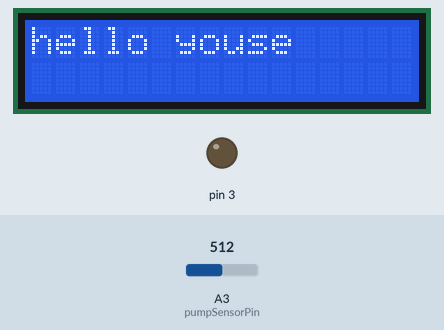
The sketch below on a simulated Arduino Uno, built with avr-gcc and run on an emulated ATmega328P. Shown: 16×2 character LCD, output pins drawn as LEDs (lit = HIGH). Inputs (shaded band) come from the test bench; at power-on: A3 (pumpSensorPin) = 512. What the sketch prints to the serial monitor is not drawn.

Above: at 5.1 s.
At 13.2 s:
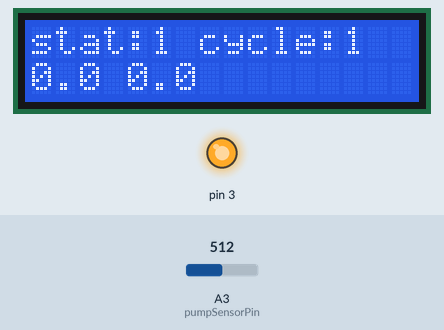
13.3 s: A3 (pumpSensorPin) set to 308
18.5 s: A3 (pumpSensorPin) set to 288
At 23.2 s:
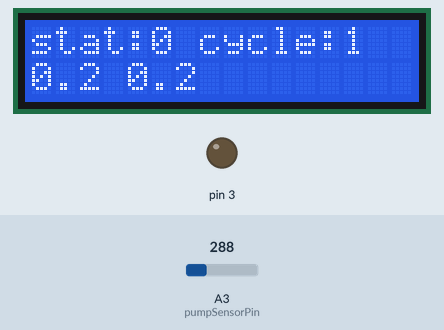
23.5 s: A3 (pumpSensorPin) set to 306
At 28.5 s:
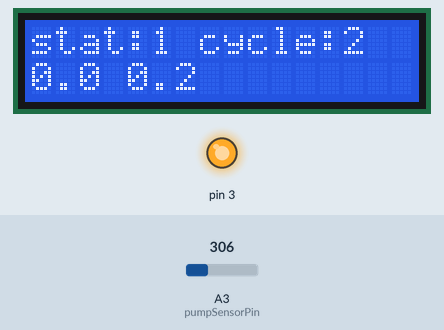
Timing chart, 0 to 30.0 s (numbered marks = the images above; inputs shaded):
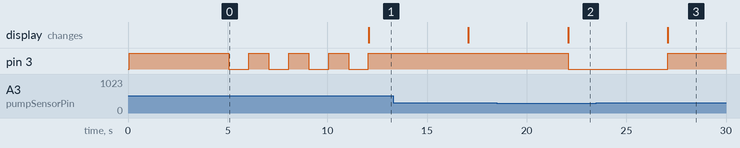

Measured:
- the behaviour switches between 300 and 299 on A3 (pumpSensorPin) (found by bisection; images 1 and 2)
- after the input at 18.5 s, pin 3: HIGH → LOW after 3.6 s; the display: changes after 3.6 s (image 2)
- after the input at 23.5 s, pin 3: LOW → HIGH after 3.6 s; the display: changes after 3.6 s (image 3)
- by itself, pin 3: alternates HIGH for 1.0 s and LOW for 1.0 s

The sketch:

ukiah_monitor_serial.ino
```cpp
#include <LiquidCrystal.h>
#define PUMP_PORT A3
#define PUMP_THRESHOLD 300 // Pump is ON if sensor exceeds this value
#define PUMP_POLL_DELAY 5 // Seconds to wait before checking pump sensor

//#if USE_I2C_DISPLAY
//LiquidCrystal_I2C lcd(0x27,16,2); // set the LCD address to 0x3F for a 16x2 display
//#else
//#if USE_RAW_LED
// The board wiring is as follows:
//
// 1 Ground
// 2 +5v (power for logic)
// 3 Middle connector of 10K variable resistor (for backlight)
// 4 RS to Arduino D7
// 5 RW Ground
// 6 E (en) to Arduino D8
// 7 D0 not used
// 8 D1 not used
// 9 D2 not used
// 10 D3 not used
// 11 D4 Arduino D9
// 12 D5 Arduino D4
// 13 D6 Arduino D5
// 14 D7 Arduino D6
// 15 A +5v (power for backlight)
// 16 K Ground
//
// Note that we can use any available digital pins provided they are wired accordingly.
//
// Here's a good explanation of the LCD setup:
//   http://www.instructables.com/id/Connect-A-16x2-LCD-Display-To-An-Arduino/
//

const int rs = 7, en = 8, d4 = 9, d5 = 4, d6 = 5, d7 = 6;
LiquidCrystal lcd(rs, en, d4, d5, d6, d7);
//#endif
//#endif

class LED
{
  public:
    LED(int pin);
    void turnOn(void);
    void turnOff(void);
    void blink(int count);
    void blink();
  private:
    int sensorPin;
};

LED::LED(int pin):sensorPin(pin)
{
  pinMode(sensorPin,1);
}

void
LED::turnOn(void)
{
  digitalWrite(sensorPin, HIGH);
}

void
LED::turnOff(void)
{
  digitalWrite(sensorPin, LOW);
}

void
LED::blink(int count)
{
  int i;
  for(i = 1; i <= count; i++) {
    turnOn();
    delay(1000);
    turnOff();
    delay(1000);
  }
}

void
LED::blink(void)
{
  blink(sensorPin);
}

int pumpSensorPin = PUMP_PORT;
int pump_status = 0; // Is the pump on?
//int pump_cycles = 0; // on/off cycle count

//LED boardLED(13);
LED greenLED(3);

void
updateLcd(
  int pump_status,
  int pump_cycles,
  double pump_time,
  double cum_pump_time
)
{
    lcd.home();
    lcd.print("stat:");
    lcd.print(pump_status);
    lcd.print(" cycle:");
    lcd.print(pump_cycles);
    lcd.setCursor(0,1);
    lcd.print(pump_time/60.0,1);
    lcd.print(" ");
    lcd.print(cum_pump_time/60.0,1);

}

void setup() {
  int i;
  lcd.begin(16,2);
  lcd.print("hello youse");

  Serial.begin(9600); // Start in case of errors
  greenLED.turnOn();
  while (!Serial) ; // wait
  delay(5000);
  greenLED.turnOff();
  delay(1000);
  greenLED.blink();
}


void loop()
{
    static int call_count = 0;
    static int last_pump_status = 0; // pump off
    static int pump_cycles = 0;
    int current_pump_status; // indicates on/off status of pump
    static double cumulative_pump_time = 0.0; // Total pump time since start
    static double pump_timer = 0.0; // Set timer to zero. Should timer be a class?

    int sensorValue = analogRead(pumpSensorPin);

    if(sensorValue < PUMP_THRESHOLD) {
      current_pump_status = 0;
    } else {
      current_pump_status = 1;
    }

    if (current_pump_status != last_pump_status) {
      last_pump_status = current_pump_status;
      if(current_pump_status) {
          // Pump is on, start the timer.
        pump_timer = 0.0;
        greenLED.turnOn();
      } else { // Pump just turned off. Report it.
        cumulative_pump_time += pump_timer;
        pump_cycles++;
        greenLED.turnOff();
      }
     // updateLcd(current_pump_status,pump_cycles,pump_timer,cumulative_pump_time);
    }
    Serial.println(current_pump_status);
    if(current_pump_status) {
      updateLcd(current_pump_status,pump_cycles+1,pump_timer,cumulative_pump_time+pump_timer);
      pump_timer += PUMP_POLL_DELAY;
    } else {
      updateLcd(current_pump_status,pump_cycles,pump_timer,cumulative_pump_time);
    }

    delay(1000*PUMP_POLL_DELAY); // This is the only delay in the loop. To do: use the time library instead.

}
```
